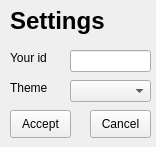
<?xml version="1.0" encoding="UTF-8"?>
<ui version="4.0">
 <class>MainWindow</class>
 <widget class="QMainWindow" name="MainWindow">
  <property name="geometry">
   <rect>
    <x>0</x>
    <y>0</y>
    <width>156</width>
    <height>147</height>
   </rect>
  </property>
  <property name="windowTitle">
   <string>MainWindow</string>
  </property>
  <widget class="QWidget" name="centralwidget">
   <widget class="QPushButton" name="accept">
    <property name="geometry">
     <rect>
      <x>10</x>
      <y>110</y>
      <width>61</width>
      <height>28</height>
     </rect>
    </property>
    <property name="text">
     <string>Accept</string>
    </property>
   </widget>
   <widget class="QPushButton" name="cancel">
    <property name="geometry">
     <rect>
      <x>90</x>
      <y>110</y>
      <width>61</width>
      <height>28</height>
     </rect>
    </property>
    <property name="text">
     <string>Cancel</string>
    </property>
   </widget>
   <widget class="QLabel" name="label">
    <property name="geometry">
     <rect>
      <x>10</x>
      <y>50</y>
      <width>55</width>
      <height>16</height>
     </rect>
    </property>
    <property name="text">
     <string>Your id</string>
    </property>
   </widget>
   <widget class="QLabel" name="label_2">
    <property name="geometry">
     <rect>
      <x>10</x>
      <y>80</y>
      <width>55</width>
      <height>16</height>
     </rect>
    </property>
    <property name="text">
     <string>Theme</string>
    </property>
   </widget>
   <widget class="QLineEdit" name="lineEdit">
    <property name="geometry">
     <rect>
      <x>70</x>
      <y>50</y>
      <width>81</width>
      <height>22</height>
     </rect>
    </property>
   </widget>
   <widget class="QComboBox" name="comboBox">
    <property name="geometry">
     <rect>
      <x>70</x>
      <y>80</y>
      <width>81</width>
      <height>22</height>
     </rect>
    </property>
   </widget>
   <widget class="QLabel" name="label_3">
    <property name="geometry">
     <rect>
      <x>10</x>
      <y>0</y>
      <width>141</width>
      <height>41</height>
     </rect>
    </property>
    <property name="font">
     <font>
      <pointsize>18</pointsize>
      <weight>75</weight>
      <bold>true</bold>
     </font>
    </property>
    <property name="text">
     <string>Settings</string>
    </property>
   </widget>
  </widget>
 </widget>
 <resources/>
 <connections/>
</ui>
